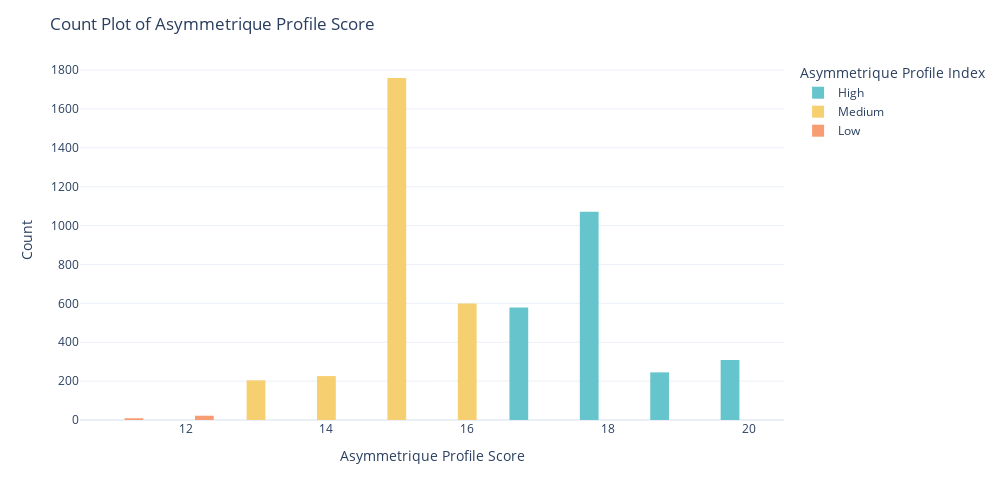

This figure's notebook cell:
### Code cell
## Observe the index and score assigned to each customer based on their activity and their profile
# Create a count plot using Plotly
fig = px.histogram(
    df,
    x='Asymmetrique Profile Score',
    color='Asymmetrique Profile Index',
    color_discrete_sequence=px.colors.qualitative.Pastel,
    category_orders={'Asymmetrique Profile Index': ['High', 'Medium', 'Low']},
    barmode='group'
)

# Update layout to mimic the style of the Seaborn plot
fig.update_layout(
    title="Count Plot of Asymmetrique Profile Score",
    xaxis_title="Asymmetrique Profile Score",
    yaxis_title="Count",
    legend_title="Asymmetrique Profile Index",
    template="plotly_white",
    width=1000,
    height=500
)

# Show the plot
fig.show()

### Figure 1 — Plotly figure (JSON) as saved in the notebook; plotly's stock layout.template omitted (floating-point values rounded to 4 significant figures; data arrays with more than 128 entries replaced by an {"elided": "..."} marker saying what was removed)
{"data": [{"alignmentgroup": "True", "bingroup": "x", "hovertemplate": "Asymmetrique Profile Index=High<br>Asymmetrique Profile Score=%{x}<br>count=%{y}<extra></extra>", "legendgroup": "High", "marker": {"color": "rgb(102, 197, 204)", "pattern": {"shape": ""}}, "name": "High", "offsetgroup": "High", "orientation": "v", "showlegend": true, "type": "histogram", "x": {"elided": "2203 int values"}, "xaxis": "x", "yaxis": "y"}, {"alignmentgroup": "True", "bingroup": "x", "hovertemplate": "Asymmetrique Profile Index=Medium<br>Asymmetrique Profile Score=%{x}<br>count=%{y}<extra></extra>", "legendgroup": "Medium", "marker": {"color": "rgb(246, 207, 113)", "pattern": {"shape": ""}}, "name": "Medium", "offsetgroup": "Medium", "orientation": "v", "showlegend": true, "type": "histogram", "x": {"elided": "2788 int values"}, "xaxis": "x", "yaxis": "y"}, {"alignmentgroup": "True", "bingroup": "x", "hovertemplate": "Asymmetrique Profile Index=Low<br>Asymmetrique Profile Score=%{x}<br>count=%{y}<extra></extra>", "legendgroup": "Low", "marker": {"color": "rgb(248, 156, 116)", "pattern": {"shape": ""}}, "name": "Low", "offsetgroup": "Low", "orientation": "v", "showlegend": true, "type": "histogram", "x": [12, 12, 12, 12, 12, 12, 11, 12, 11, 12, 12, 12, 12, 12, 11, 11, 11, 12, 12, 12, 12, 12, 11, 11, 11, 12, 12, 12, 12, 11, 12], "xaxis": "x", "yaxis": "y"}], "layout": {"barmode": "group", "height": 500, "legend": {"title": {"text": "Asymmetrique Profile Index"}, "tracegroupgap": 0}, "margin": {"t": 60}, "title": {"text": "Count Plot of Asymmetrique Profile Score"}, "width": 1000, "xaxis": {"anchor": "y", "domain": [0, 1], "title": {"text": "Asymmetrique Profile Score"}}, "yaxis": {"anchor": "x", "domain": [0, 1], "title": {"text": "Count"}}}}
